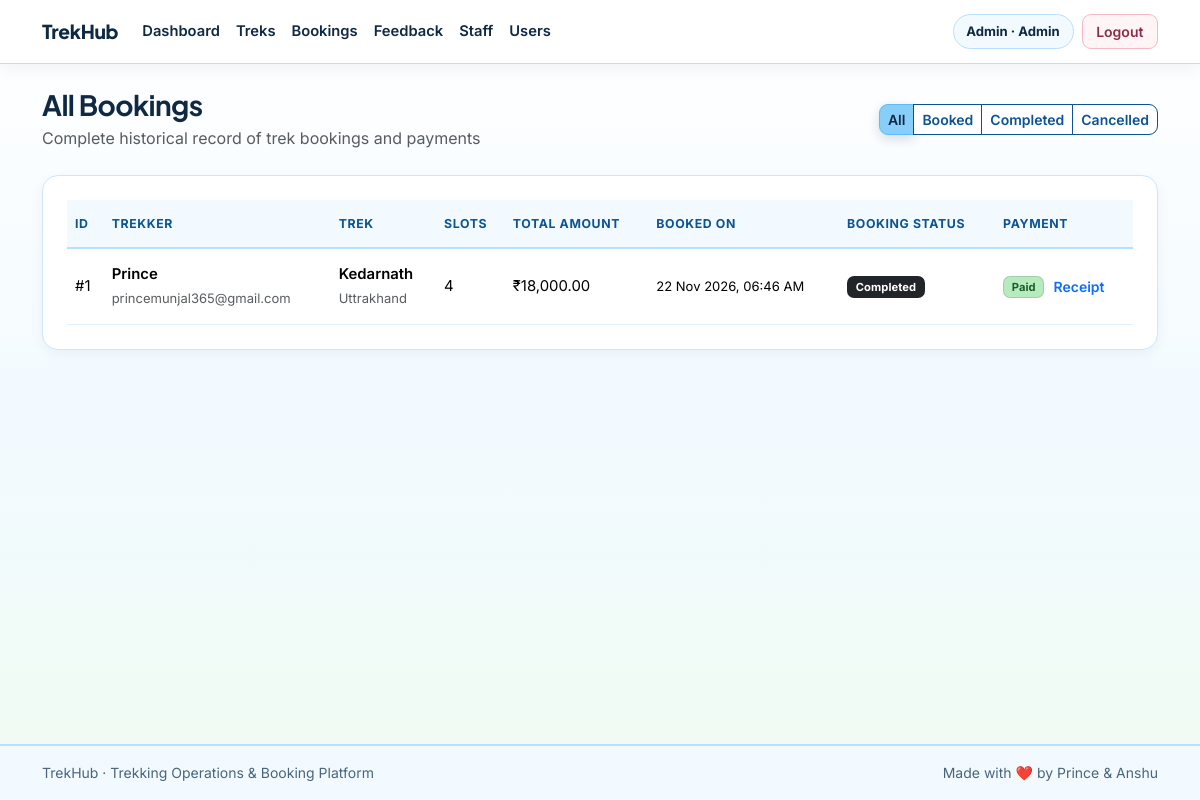
Screenshot of /admin/bookings (signed in) with the database file from the repository.
### models/user.py (models this page shows, shortened)
class User(db.Model):
    __tablename__ = "users"
    id = db.Column(db.Integer, primary_key=True)
    name = db.Column(db.String(120), nullable=False)
    email = db.Column(db.String(150), unique=True, nullable=False, index=True)
    password_hash = db.Column(db.String(255), nullable=False)
    phone = db.Column(db.String(20), nullable=True)
    emergency_contact = db.Column(db.String(20), nullable=True)
    role = db.Column(db.String(20), nullable=False, default="user")
    experience = db.Column(db.String(200), nullable=True)
    is_approved = db.Column(db.Boolean, nullable=False, default=True)
    is_blacklisted = db.Column(db.Boolean, nullable=False, default=False)
    created_at = db.Column(db.DateTime, default=lambda: datetime.now(timezone.utc))
    assigned_treks = db.relationship("Trek", back_populates="assigned_staff", lazy=True)
    bookings = db.relationship("Booking", back_populates="user", lazy=True, cascade="all, delete-orphan")
    payments = db.relationship("Payment", back_populates="user", lazy=True, cascade="all, delete-orphan")
    reviews = db.relationship("Review", back_populates="user", lazy=True, cascade="all, delete-orphan")
    location_updates = db.relationship("LocationUpdate", back_populates="user", lazy=True, cascade="all, delete-orphan")

### models/booking.py (models this page shows, shortened)
class Booking(db.Model):
    __tablename__ = "bookings"
    id = db.Column(db.Integer, primary_key=True)
    user_id = db.Column(db.Integer, db.ForeignKey("users.id"), nullable=False)
    trek_id = db.Column(db.Integer, db.ForeignKey("treks.id"), nullable=False)
    slots_booked = db.Column(db.Integer, nullable=False, default=1)
    total_amount = db.Column(db.Float, nullable=False, default=0.0)
    booking_date = db.Column(db.DateTime, default=lambda: datetime.now(timezone.utc))
    status = db.Column(db.String(20), nullable=False, default="Booked")
    user = db.relationship("User", back_populates="bookings")
    trek = db.relationship("Trek", back_populates="bookings")
    payment = db.relationship("Payment", back_populates="booking", uselist=False, cascade="all, delete-orphan")

### models/trek.py (models this page shows, shortened)
class Trek(db.Model):
    __tablename__ = "treks"
    id = db.Column(db.Integer, primary_key=True)
    name = db.Column(db.String(150), nullable=False, index=True)
    location = db.Column(db.String(150), nullable=False, index=True)
    difficulty = db.Column(db.String(20), nullable=False, default="Moderate")
    duration_days = db.Column(db.Integer, nullable=False)
    total_slots = db.Column(db.Integer, nullable=False)
    available_slots = db.Column(db.Integer, nullable=False)
    price = db.Column(db.Float, nullable=False, default=0.0)
    assigned_staff_id = db.Column(db.Integer, db.ForeignKey("users.id"), nullable=True)
    status = db.Column(db.String(20), nullable=False, default="Pending")
    start_date = db.Column(db.Date, nullable=False)
    end_date = db.Column(db.Date, nullable=False)
    description = db.Column(db.Text, nullable=True)
    created_at = db.Column(db.DateTime, default=lambda: datetime.now(timezone.utc))
    assigned_staff = db.relationship("User", back_populates="assigned_treks")
    bookings = db.relationship("Booking", back_populates="trek", lazy=True, cascade="all, delete-orphan")
    locations = db.relationship("LocationUpdate", back_populates="trek", lazy=True, cascade="all, delete-orphan")
    reviews = db.relationship("Review", back_populates="trek", lazy=True, cascade="all, delete-orphan")

### models/payment.py (models this page shows, shortened)
class Payment(db.Model):
    __tablename__ = "payments"
    id = db.Column(db.Integer, primary_key=True)
    booking_id = db.Column(db.Integer, db.ForeignKey("bookings.id"), nullable=False, unique=True)
    user_id = db.Column(db.Integer, db.ForeignKey("users.id"), nullable=False)
    amount = db.Column(db.Float, nullable=False)
    payment_method = db.Column(db.String(30), nullable=False, default="UPI")
    transaction_id = db.Column(db.String(100), unique=True, nullable=False)
    status = db.Column(db.String(20), nullable=False, default="Pending")
    paid_at = db.Column(db.DateTime, default=lambda: datetime.now(timezone.utc))
    booking = db.relationship("Booking", back_populates="payment")
    user = db.relationship("User", back_populates="payments")

### routes/admin_routes.py (the view)
@admin_bp.route("/bookings", methods=["GET"])
@role_required("admin")
def all_bookings():
    return admin_controller.all_bookings()

### controllers/admin_controller.py (called while the page is built)
def all_bookings():
    status_filter = request.args.get("status", "").strip()
    booking_query = Booking.query
    if status_filter in ("Booked", "Completed", "Cancelled"):
        booking_query = booking_query.filter_by(status=status_filter)
    bookings = booking_query.order_by(Booking.booking_date.desc()).all()
    return render_template("admin/all_bookings.html", bookings=bookings, status_filter=status_filter)

### utils/helpers.py (called while the page is built)
def get_logged_in_user():
    try:
        verify_jwt_in_request(optional=True)
        identity = get_jwt_identity()
        if identity and str(identity).isdigit():
            user = User.query.get(int(identity))
            if user and not user.is_blacklisted:
                return user
    except Exception:
        return None
    return None

def format_inr(amount):
    try:
        value = float(amount)
    except (ValueError, TypeError):
        return "₹0.00"
    return f"₹{value:,.2f}"

def status_badge_class(status):
    mapping = {
        "Open": "bg-success",
        "Approved": "bg-info text-dark",
        "Pending": "bg-warning text-dark",
        "Started": "bg-primary",
        "Closed": "bg-secondary",
        "Completed": "bg-dark",
        "Booked": "bg-success",
        "Cancelled": "bg-danger",
        "Paid": "bg-success",
        "Refunded": "bg-secondary",
    }
    return mapping.get(status, "bg-secondary")

### templates/admin/all_bookings.html
{% extends "base.html" %} {% block title %}All Bookings - TrekHub{% endblock %}
{% block content %}
<div
  class="d-flex flex-wrap justify-content-between align-items-center gap-2 mb-4"
>
  <div>
    <h1 class="h3 fw-bold mb-1">All Bookings</h1>
    <p class="text-muted mb-0">
      Complete historical record of trek bookings and payments
    </p>
  </div>
  <div class="btn-group" role="group">
    <a
      href="{{ url_for('admin.all_bookings') }}"
      class="btn btn-sm {{ 'btn-trek' if not status_filter else 'btn-outline-trek' }}"
      >All</a
    >
    <a
      href="{{ url_for('admin.all_bookings', status='Booked') }}"
      class="btn btn-sm {{ 'btn-trek' if status_filter == 'Booked' else 'btn-outline-trek' }}"
      >Booked</a
    >
    <a
      href="{{ url_for('admin.all_bookings', status='Completed') }}"
      class="btn btn-sm {{ 'btn-trek' if status_filter == 'Completed' else 'btn-outline-trek' }}"
      >Completed</a
    >
    <a
      href="{{ url_for('admin.all_bookings', status='Cancelled') }}"
      class="btn btn-sm {{ 'btn-trek' if status_filter == 'Cancelled' else 'btn-outline-trek' }}"
      >Cancelled</a
    >
  </div>
</div>
<div class="card card-trek bg-white p-4">
  {% if bookings %}
  <div class="table-responsive">
    <table class="table table-hover align-middle table-trekhub mb-0">
      <thead>
        <tr>
          <th>ID</th>
          <th>Trekker</th>
          <th>Trek</th>
          <th>Slots</th>
          <th>Total Amount</th>
          <th>Booked On</th>
          <th>Booking Status</th>
          <th>Payment</th>
        </tr>
      </thead>
      <tbody>
        {% for booking in bookings %}
        <tr>
          <td>#{{ booking.id }}</td>
          <td>
            <div class="fw-semibold">{{ booking.user.name }}</div>
            <small class="text-muted">{{ booking.user.email }}</small>
          </td>
          <td>
            <div class="fw-semibold">{{ booking.trek.name }}</div>
            <small class="text-muted">{{ booking.trek.location }}</small>
          </td>
          <td>{{ booking.slots_booked }}</td>
          <td>{{ format_inr(booking.total_amount) }}</td>
          <td class="small">
            {{ booking.booking_date.strftime('%d %b %Y, %I:%M %p') }}
          </td>
          <td>
            <span class="badge {{ status_badge_class(booking.status) }}"
              >{{ booking.status }}</span
            >
          </td>
          <td>
            {% if booking.payment %}
            <span class="badge {{ status_badge_class(booking.payment.status) }}"
              >{{ booking.payment.status }}</span
            >
            <a
              href="{{ url_for('payment.receipt', booking_id=booking.id) }}"
              class="btn btn-sm btn-link p-0 ms-1 text-decoration-none"
              >Receipt</a
            >
            {% else %}
            <span class="badge bg-warning text-dark">Pending</span>
            {% endif %}
          </td>
        </tr>
        {% endfor %}
      </tbody>
    </table>
  </div>
  {% else %}
  <p class="text-muted mb-0">No bookings found for this filter.</p>
  {% endif %}
</div>
{% endblock %}

### templates/base.html (shortened to what this page needs)
<!doctype html>
<html lang="en">
  <head>
    <link
      href="https://cdn.jsdelivr.net/npm/bootstrap@5.3.3/dist/css/bootstrap.min.css"
      rel="stylesheet"
    />
    <link
      rel="stylesheet"
      href="{{ url_for('static', filename='css/style.css') }}"
    />
  </head>
  <body>
    <nav class="navbar navbar-expand-lg navbar-trekhub sticky-top">
      <div class="container">
        <a
          class="navbar-brand d-flex align-items-center gap-2"
          href="{{ url_for('index') }}"
        >
          <span>TrekHub</span>
        </a>
        <div class="collapse navbar-collapse" id="trekhubNavbar">
          <ul class="navbar-nav me-auto mb-2 mb-lg-0">
            {% if current_user %} {% if current_user.role == 'admin' %}
            <li class="nav-item">
              <a class="nav-link" href="{{ url_for('admin.dashboard') }}"
                >Dashboard</a
              >
            </li>
            <li class="nav-item">
              <a class="nav-link" href="{{ url_for('admin.manage_treks') }}"
                >Treks</a
              >
            </li>
            <li class="nav-item">
              <a class="nav-link" href="{{ url_for('admin.all_bookings') }}"
                >Bookings</a
              >
            </li>
            <li class="nav-item">
              <a
                class="nav-link"
                href="{{ url_for('admin.completed_feedback') }}"
                >Feedback</a
              >
            </li>
            <li class="nav-item">
              <a class="nav-link" href="{{ url_for('admin.manage_staff') }}"
                >Staff</a
              >
            </li>
            <li class="nav-item">
              <a class="nav-link" href="{{ url_for('admin.manage_users') }}"
                >Users</a
              >
            </li>
            {% endif %} {% endif %}
          </ul>
          <div class="d-flex flex-wrap align-items-center gap-2">
            {% if current_user %}
            <span class="user-pill"
              >{{ current_user.name }} &middot; {{ current_user.role|capitalize
              }}</span
            >
            <a
              href="{{ url_for('auth.logout') }}"
              class="btn btn-sm btn-outline-light"
              >Logout</a
            >
            {% endif %}
          </div>
        </div>
      </div>
    </nav>
    <main class="container py-4">
       {% block content %}{% endblock %}
    </main>
    <footer class="footer-trekhub py-3 mt-auto">
      <div
        class="container d-flex flex-wrap justify-content-between align-items-center gap-2"
      >
        <span>TrekHub &middot; Trekking Operations &amp; Booking Platform</span>
        <span>Made with ❤️ by Prince & Anshu</span>
      </div>
    </footer>
  </body>
</html>

### static/css/style.css (style rules this page uses)
:root { --trek-sky: #87cefa; --trek-sky-bright: #5bbcf7; --trek-sky-deep: #0b5394; --trek-sky-soft: #dff2ff; --trek-sky-pale: #f2faff; --trek-sky-border: #b6e0fe; --trek-pink: #f4c2c2; --trek-pink-deep: #8f2d46; --trek-pink-soft: #fde4e8; --trek-pink-pale: #fff5f7; --trek-pink-border: #f5b8c6; --trek-green: #b7ebbd; --trek-green-deep: #1b5e2a; --trek-green-soft: #dcf7df; --trek-green-pale: #f1fcf2; --trek-green-border: #9fe0a8; --trek-white: #ffffff; --trek-bg: #f7fcff; --trek-ink: #0f2942; --trek-muted: #49657d; --trek-border: #cfe7f7; --trek-border-soft: #e3f2fc; }
body { background: linear-gradient( 180deg, var(--trek-white) 0%, var(--trek-sky-pale) 55%, var(--trek-green-pale) 100% ); color: var(--trek-ink); min-height: 100vh; display: flex; flex-direction: column; font-family: "Inter", system-ui, -apple-system, "Segoe UI", Roboto, sans-serif; -webkit-font-smoothing: antialiased; line-height: 1.6; }
h1, h2, h3, h4, h5, h6, .navbar-brand { font-family: "Plus Jakarta Sans", "Inter", system-ui, sans-serif; letter-spacing: -0.02em; }
main { flex: 1; }
a { color: var(--trek-sky-deep); transition: color 0.16s ease; }
.navbar-trekhub { background-color: var(--trek-white); border-bottom: 1.5px solid var(--trek-sky-border); box-shadow: 0 4px 16px rgba(15, 41, 66, 0.06); padding-block: 0.7rem !important; }
.navbar-trekhub .navbar-brand { font-weight: 800; font-size: 1.2rem; letter-spacing: -0.015em; color: var(--trek-ink); }
.navbar-trekhub .nav-link { color: var(--trek-ink); font-size: 0.92rem; font-weight: 600; padding: 0.45rem 0.85rem; border-radius: 8px; transition: background-color 0.16s ease, color 0.16s ease; }
.user-pill { font-size: 0.82rem; font-weight: 700; color: var(--trek-ink); background-color: var(--trek-sky-pale); border: 1px solid var(--trek-sky-border); padding: 0.36rem 0.8rem; border-radius: 999px; white-space: nowrap; }
.navbar-trekhub .btn-outline-light { color: var(--trek-pink-deep); border: 1.5px solid var(--trek-pink-border); background-color: var(--trek-pink-pale); padding: 0.36rem 0.85rem; }
.btn { border-radius: 9px; font-weight: 600; transition: all 0.16s ease; }
.btn-trek { background-color: var(--trek-sky); border: 1.5px solid var(--trek-sky-bright); color: var(--trek-ink); box-shadow: 0 4px 12px rgba(15, 41, 66, 0.16); }
.btn-outline-trek { background-color: var(--trek-white); border: 1.5px solid var(--trek-sky-deep); color: var(--trek-sky-deep); }
.card-trek { background-color: var(--trek-white); color: var(--trek-ink); border: 1px solid var(--trek-border); border-radius: 16px; box-shadow: 0 4px 14px rgba(15, 41, 66, 0.05); transition: transform 0.18s ease, box-shadow 0.18s ease, border-color 0.18s ease; }
.table-trekhub { font-size: 0.93rem; }
.table-trekhub thead th { background-color: var(--trek-sky-pale); color: var(--trek-sky-deep); font-weight: 700; font-size: 0.77rem; text-transform: uppercase; letter-spacing: 0.05em; border-bottom: 2px solid var(--trek-sky-border); padding-block: 0.85rem; }
.table-trekhub tbody td { padding-block: 0.85rem; border-color: var(--trek-border-soft); }
.badge { border-radius: 7px; padding: 0.4em 0.68em; font-weight: 700; letter-spacing: 0.01em; }
.badge.bg-primary, .badge.bg-info, .badge.bg-success, .badge.bg-warning, .badge.bg-secondary, .badge.bg-dark { border: 1px solid rgba(15, 41, 66, 0.14); }
.badge.bg-success { background-color: var(--trek-green) !important; color: var(--trek-green-deep) !important; }
.footer-trekhub { background-color: var(--trek-sky-pale); color: var(--trek-muted); border-top: 2px solid var(--trek-sky-border); font-size: 0.875rem; }

### rows the page displays
User: name "Admin", role "Admin"
Booking: id "1", user.name "Prince", user.email "princemunjal365@gmail.com", trek.name "Kedarnath", trek.location "Uttrakhand", slots_booked "4", total_amount "₹18,000.00", booking_date "22 Nov 2026, 06:46 AM", status "Completed", payment.status "Paid"
